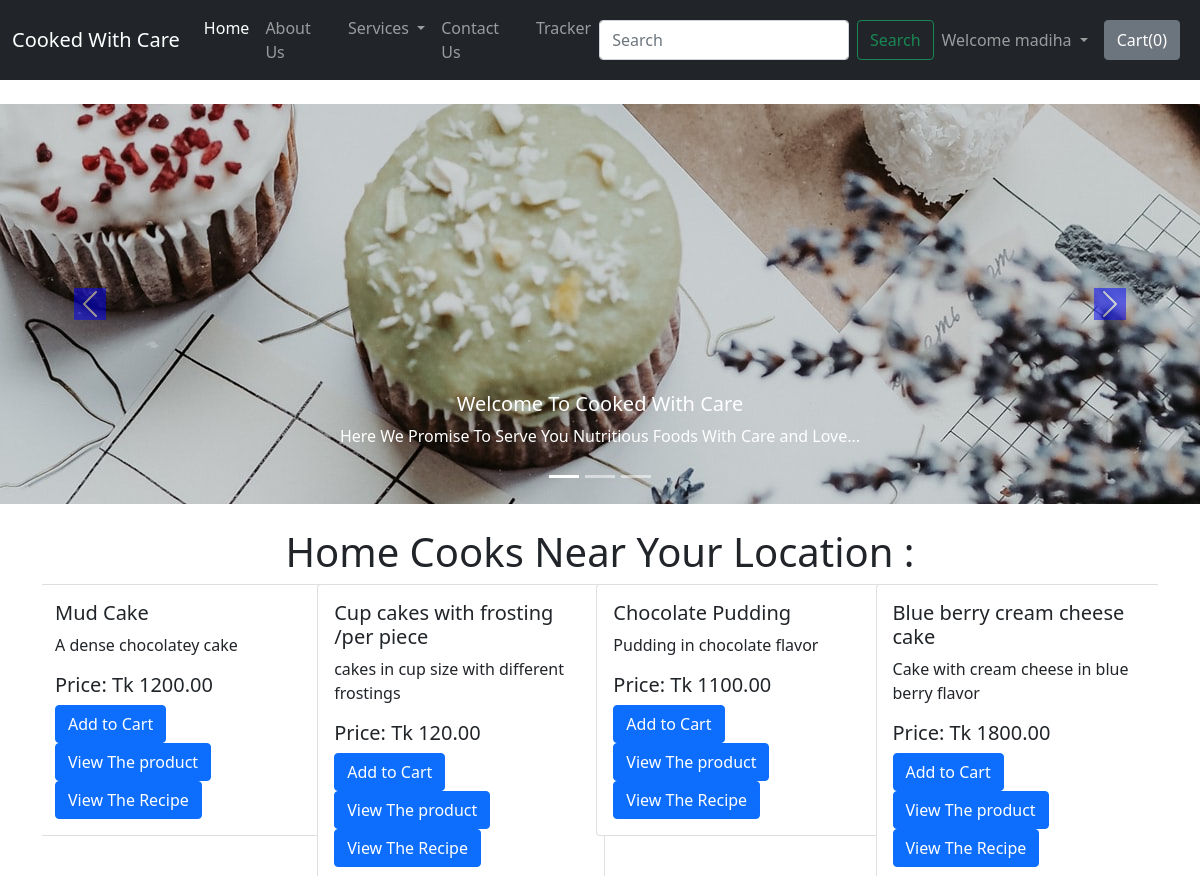
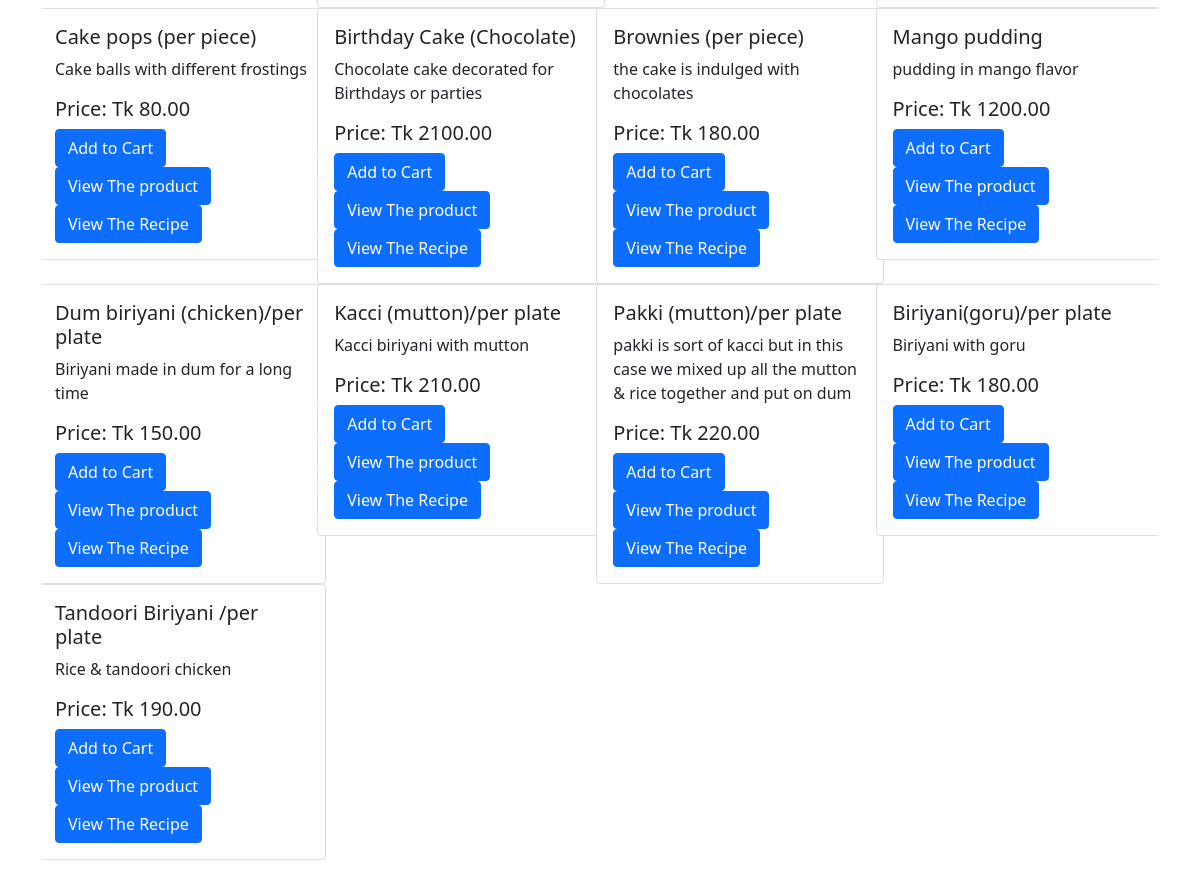
The app's page / (signed in) with its own data (2 pictures, top to bottom).
### shop/models.py (models this page shows)
class product(models.Model):
    product_name= models.CharField(max_length=122, default="")
    category = models.CharField(max_length=50, default="")
    desc=models.TextField(default="")
    price= models.DecimalField(max_digits=10, decimal_places=2,default=0)
    pub_date = models.DateField(default=True)

### home/views.py (the view)
# urls.py: path("", views.index, name='home'),
def index(request):
    context={
        "variable1": "Madiha is a good girl. Trust ME, She is.",
        "variable2": "Antara is a very very bad girl. Anatra 24 hours keep screeming at me :("
    }
    products = product.objects.all()
    print(products)
    n = len(products)
    nslides = n//4 + ceil((n/4)-(n//4))
    params = {'no_of_slides':nslides,'range':range(nslides),'product':products}
    return render(request, 'index.html',params)

### templates/index.html (shortened to what this page needs)
{% extends 'base.html' %} {% block title %}Home{% endblock title %}
{% block body %} {% load static %}
<div class="container-fluid my-4 px-0">
  <div
    id="carouselExampleCaptions"
    class="carousel slide"
    data-bs-ride="carousel"
  >
    <div class="carousel-indicators">
      <button
        type="button"
        data-bs-target="#carouselExampleCaptions"
        data-bs-slide-to="0"
        class="active"
        aria-current="true"
        aria-label="Slide 1"
      ></button>
      <button
        type="button"
        data-bs-target="#carouselExampleCaptions"
        data-bs-slide-to="1"
        aria-label="Slide 2"
      ></button>
      <button
        type="button"
        data-bs-target="#carouselExampleCaptions"
        data-bs-slide-to="2"
        aria-label="Slide 3"
      ></button>
    </div>
    <div class="carousel-inner">
      <div class="carousel-item active">
        <img
          src="/static/photo og cupcakes.jpg"
          class="d-block w-100"
          alt="a photo of food"
        />
        <div class="carousel-caption d-none d-md-block">
          <h5>Welcome To Cooked With Care</h5>
          <p>
            Here We Promise To Serve You Nutritious Foods With Care and Love...
          </p>
        </div>
      </div>
    </div>
    <button
      class="carousel-control-prev"
      type="button"
      data-bs-target="#carouselExampleCaptions"
      data-bs-slide="prev"
    >
      <span class="carousel-control-prev-icon" aria-hidden="true"></span>
    </button>
    <button
      class="carousel-control-next"
      type="button"
      data-bs-target="#carouselExampleCaptions"
      data-bs-slide="next"
    >
      <span class="carousel-control-next-icon" aria-hidden="true"></span>
    </button>
  </div>
</div>
<div class="container my-3">
  <div id="demo" class="crousel slide my=3" data-ride="carousel">
    <h1 class="my-2 text-center">Home Cooks Near Your Location :</h1>
    <div class="container carousel-inner no-padding">
      <div class="crousel-item active">
        {% for i in product %}
        <div class="col-xs-3 col-sm-3 col-md-3">
          <div class="card" style="width: 18rem">
            <div class="card-body">
              <h5 class="card-title" id="namepr{{i.id}}">{{i.product_name}}</h5>
              <p class="card-text">{{i.desc}}</p>
              <h5 class="card-title">Price: Tk <span id="pricepr{{i.id}}">{{i.price}}</span></h5>
              <span id="divpr{{i.id}}" class="divpr"
                ><button id="pr{{i.id}}" class="btn btn-primary cart">
                  Add to Cart
                </button></span
              >
              <a href="/productview/{{i.id}}"
                ><button id="{{i.id}}" class="btn btn-primary">
                  View The product
                </button></a
              >
              <a href="/viewrecipe/{{i.id}}"
                ><button id="{{i.id}}" class="btn btn-primary">
                  View The Recipe
                </button>
              </a>
            </div>
          </div>
        </div>
        {% if forloop.counter|divisibleby:4 and forloop.counter > 0 %}
        <div class="crousel-item active">{% endif %} {% endfor %}</div>
      </div>
    </div>
    {% endblock body %}

### templates/base.html (shortened to what this page needs)
<!doctype html>
<html lang="en">
<head>
  <link href="https://cdn.jsdelivr.net/npm/bootstrap@5.0.0-beta3/dist/css/bootstrap.min.css" rel="stylesheet"
>
</head>
<body>
  <nav class="navbar navbar-expand-lg navbar-dark bg-dark">
    <div class="container-fluid">
      <a class="navbar-brand" href="/">Cooked With Care</a>
      <div class="collapse navbar-collapse" id="navbarSupportedContent">
        <ul class="navbar-nav me-auto mb-2 mb-lg-0">
          <li class="nav-item">
            <a class="nav-link active" aria-current="page" href="/">Home</a>
          </li>
          <li class="nav-item">
            <a class="nav-link" href="/about">About Us</a>
          </li>
          <li class="nav-item dropdown">
            <a class="nav-link dropdown-toggle" href="/services" id="navbarDropdown" role="button"
              data-bs-toggle="dropdown" aria-expanded="false">
              Services
            </a>
          </li>
          <li class="nav-item">
            <a class="nav-link" href="/contact">Contact Us</a>
          </li>
          <li class="nav-item">
            <a class="nav-link" href="/tracker">Tracker </a>
          </li>
        </ul>
        <div class="ml-auto">
          <form method="get" action="/search" class="d-flex">
            <input class="form-control me-2" type="search" placeholder="Search" aria-label="Search" name="search" id="search">
            <button class="btn btn-outline-success" type="submit">Search</button>
            {% if user.is_authenticated %}
            <ul class="navbar-nav ml-auto">
              <li class="nav-item dropdown">
                <a class="nav-link dropdown-toggle" href="#" id="navbarDropdown" role="button" data-bs-toggle="dropdown"
                  aria-expanded="false">
                  Welcome {{request.user}}
                </a>
              </li>
            </ul>
            {% endif %}
            <button type="button" class="btn btn-secondary mx-2" id='popcart' data-bs-container="body"
              data-toggle="popover" data-placement="bottom" data-html='true' data-content="Bottom popover">
              Cart(<span id="cart">0</span>)
            </button>
          </form>
        </div>
      </div>
    </div>
  </nav>
  {% block body %}{% endblock body %}
</body>
</html>

### templates/base.html (style rules this page uses)
.col-md-3 { display: inline-block; margin-left: -4px; }
body .carousel-control-prev-icon, body .carousel-control-next-icon { background-color: blue; }
body .no-padding { padding-left: 0; padding-right: 0; }

### records on screen
product: product_name "Mud Cake", desc "A dense chocolatey cake", price "1200.00"
product: product_name "Cup cakes with frosting /per piece", desc "cakes in cup size with different frostings", price "120.00"
product: product_name "Chocolate Pudding", desc "Pudding in chocolate flavor", price "1100.00"
product: product_name "Blue berry cream cheese cake", desc "Cake with cream cheese in blue berry flavor", price "1800.00"
product: product_name "Cake pops (per piece)", desc "Cake balls with different frostings", price "80.00"
product: product_name "Birthday Cake (Chocolate)", desc "Chocolate cake decorated for Birthdays or parties", price "2100.00"
product: product_name "Brownies (per piece)", desc "the cake is indulged with chocolates", price "180.00"
product: product_name "Mango pudding", desc "pudding in mango flavor", price "1200.00"
product: product_name "Dum biriyani (chicken)/per plate", desc "Biriyani made in dum for a long time", price "150.00"
product: product_name "Kacci (mutton)/per plate", desc "Kacci biriyani with mutton", price "210.00"
product: product_name "Pakki (mutton)/per plate", desc "pakki is sort of kacci but in this case we mixed up all the mutton & rice together and put on dum", price "220.00"
product: product_name "Biriyani(goru)/per plate", desc "Biriyani with goru", price "180.00"
product: product_name "Tandoori Biriyani /per plate", desc "Rice & tandoori chicken", price "190.00"

### other values on screen
{{ request.user }} "madiha"
